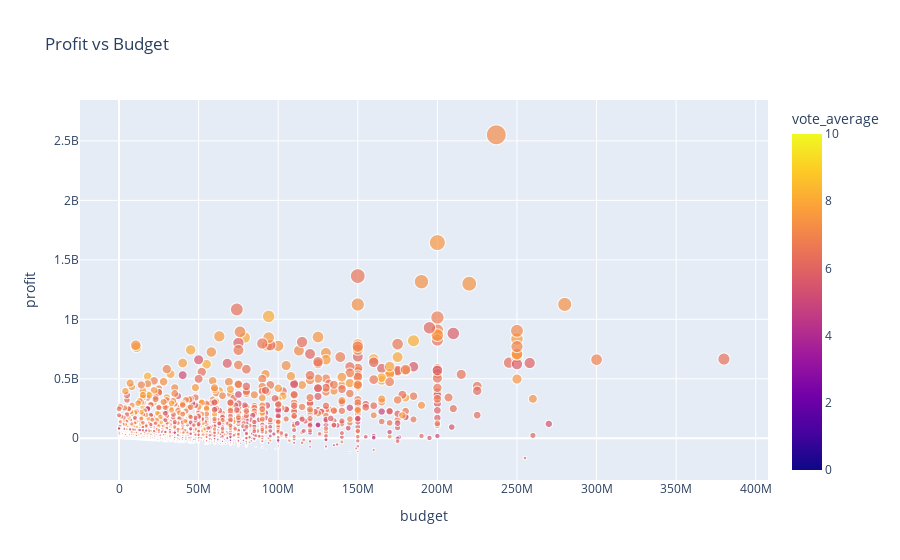

Notebook cell for this chart:
### Markdown cell above
### Profit vs. Budget

### Code cell
#bud = cp_movies.sort_values('budget', ascending=False).reset_index()[:15]

fig2 = px.scatter(cp_movies, cp_movies['budget'], cp_movies['profit'], title= 'Profit vs Budget', color='vote_average', size='revenue',  hover_data=['Title'])
fig2.show()

### Figure 1 — Plotly figure (JSON) as saved in the notebook; plotly's stock layout.template omitted (floating-point values rounded to 4 significant figures; data arrays with more than 128 entries replaced by an {"elided": "..."} marker saying what was removed)
{"data": [{"customdata": {"elided": "4791x1 str values"}, "hovertemplate": "budget=%{x}<br>profit=%{y}<br>revenue=%{marker.size}<br>Title=%{customdata[0]}<br>vote_average=%{marker.color}<extra></extra>", "legendgroup": "", "marker": {"color": {"elided": "4791 float values"}, "coloraxis": "coloraxis", "size": {"elided": "4791 float values"}, "sizemode": "area", "sizeref": 6970000.0, "symbol": "circle"}, "mode": "markers", "name": "", "showlegend": false, "type": "scattergl", "x": {"elided": "4791 float values"}, "xaxis": "x", "y": {"elided": "4791 float values"}, "yaxis": "y"}], "layout": {"coloraxis": {"colorbar": {"title": {"text": "vote_average"}}, "colorscale": [[0, "#0d0887"], [0.1111, "#46039f"], [0.2222, "#7201a8"], [0.3333, "#9c179e"], [0.4444, "#bd3786"], [0.5556, "#d8576b"], [0.6667, "#ed7953"], [0.7778, "#fb9f3a"], [0.8889, "#fdca26"], [1, "#f0f921"]]}, "legend": {"itemsizing": "constant", "tracegroupgap": 0}, "title": {"text": "Profit vs Budget"}, "xaxis": {"anchor": "y", "domain": [0, 1], "title": {"text": "budget"}}, "yaxis": {"anchor": "x", "domain": [0, 1], "title": {"text": "profit"}}}}
